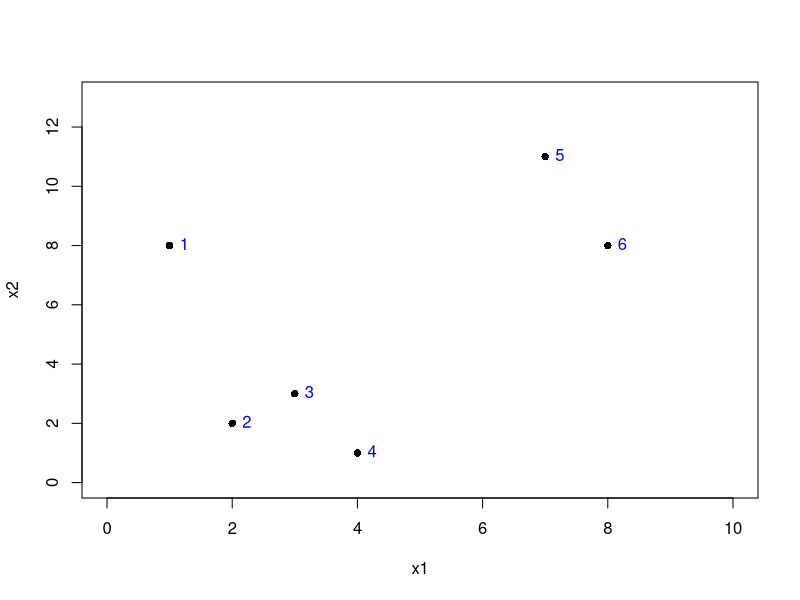
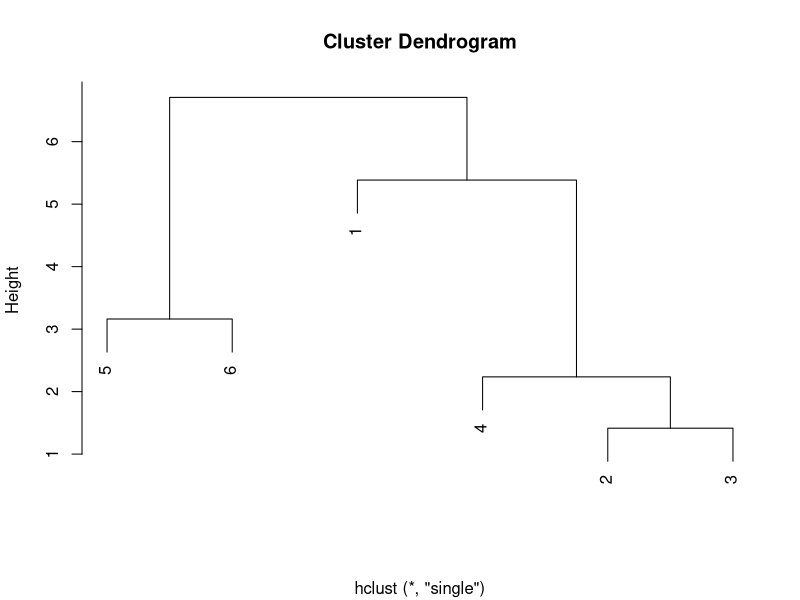
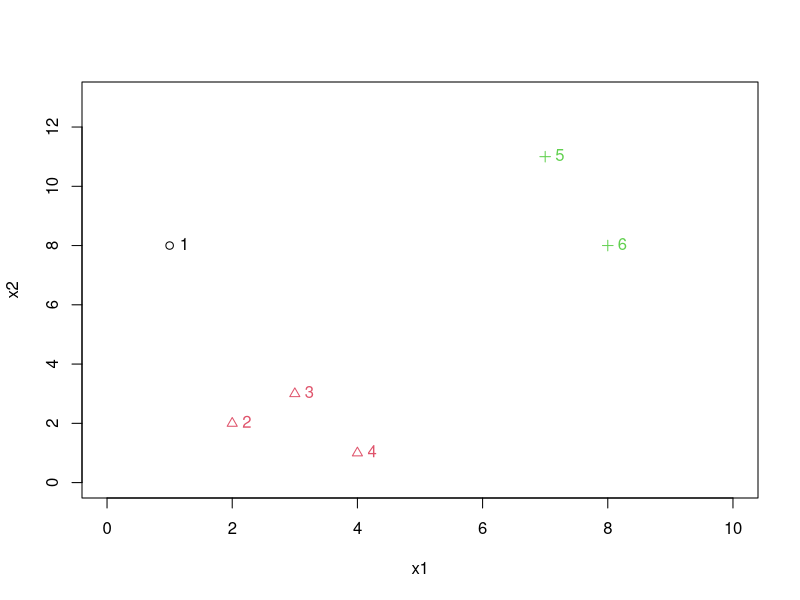
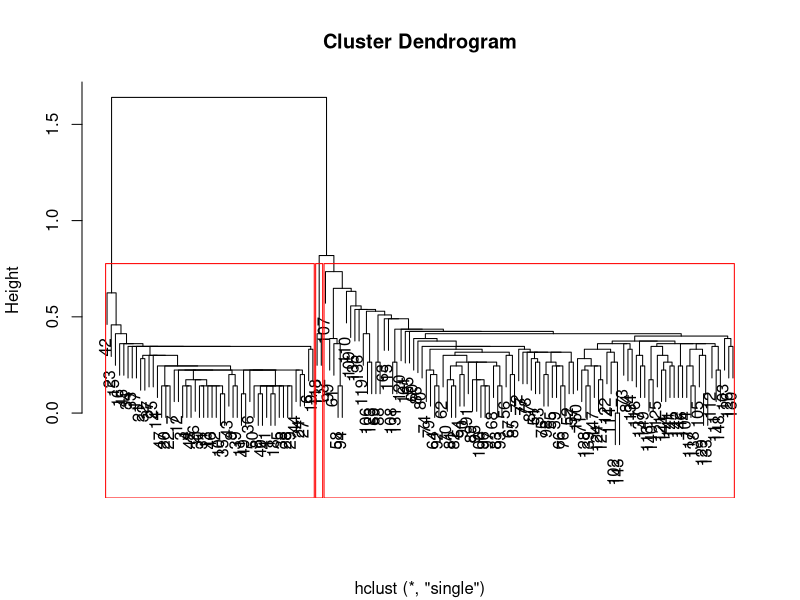
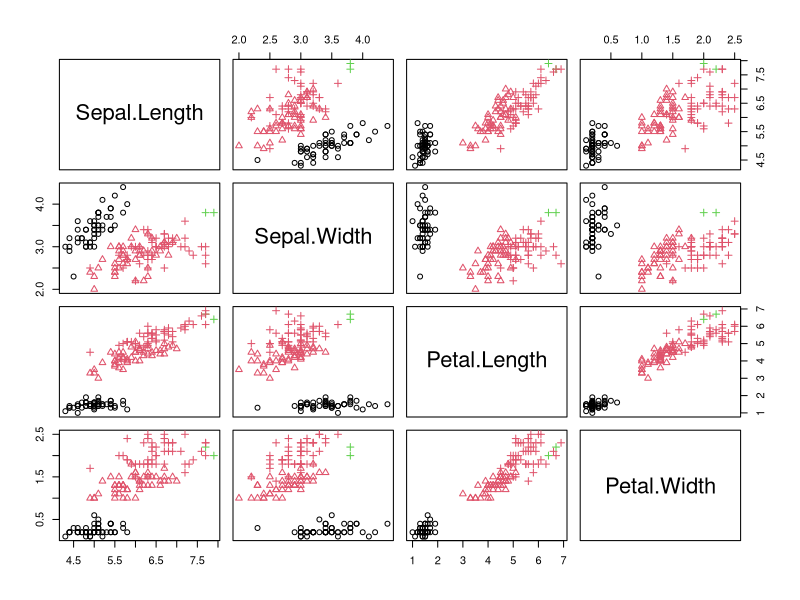
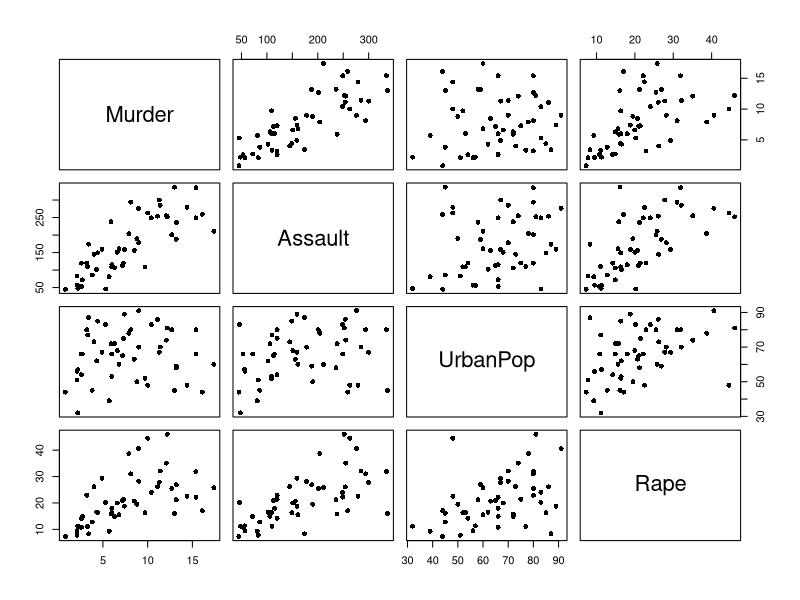
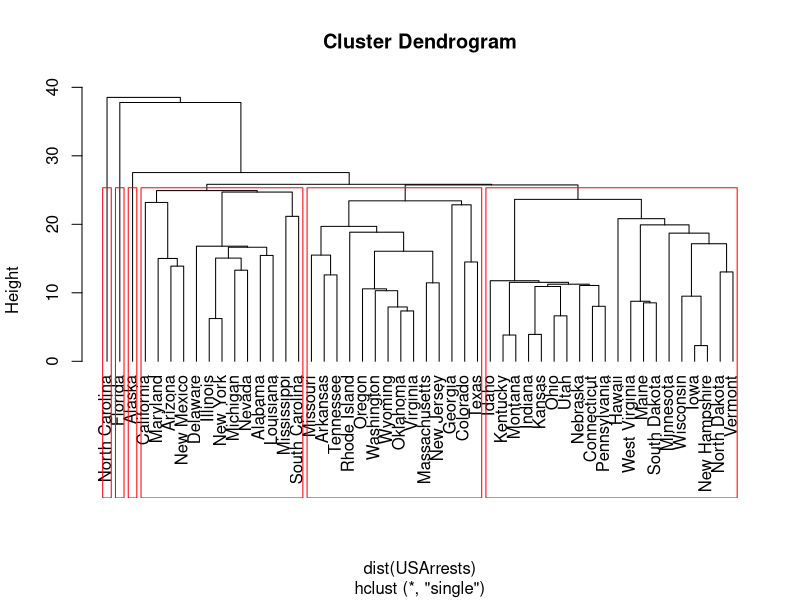
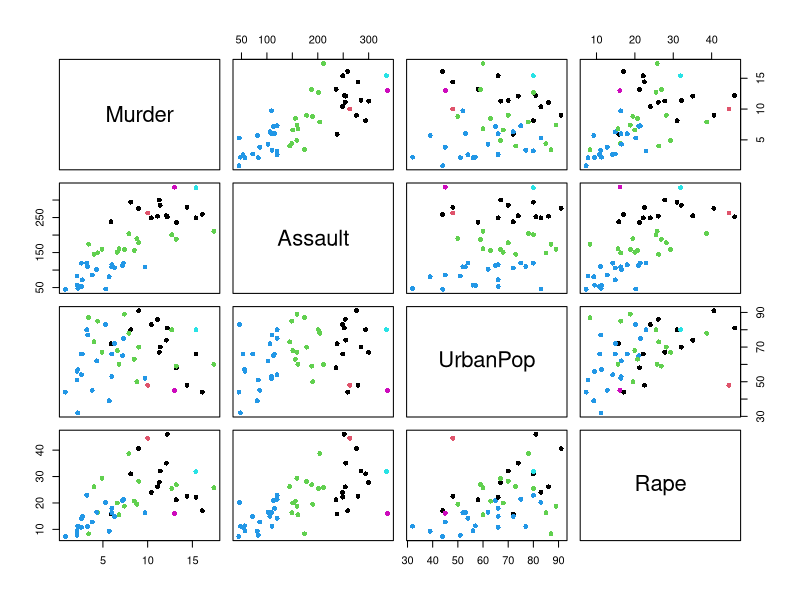

R code for these plots, in order:
## ---- chunk 1
knitr::opts_chunk$set(
  options(digits = 3), # round to 3 digits
  echo = TRUE,
  comment = "#",
  fig.path = "figures/",
  fig.height = 5.5,
  fig.width = 5.5,
  fig.align = "center",
  cache = FALSE,
  warnings = FALSE,
  message = FALSE)
knitr::opts_knit$set(
  root.dir="data/"
  )
## ---- chunk 2
x1 <- c(1, 2, 3, 4, 7, 8) 
x2 <- c(8, 2, 3, 1, 11, 8) 
X <- cbind(x1, x2) 
(X.d <- dist(X, method = "euclidean"))  # default distance 
plot(X, pch =16, xlim = c(0,10), ylim = c(0,13))
text(x1, x2, 1:6, pos = 4, col = "blue")
## ---- chunk 3
# use builtin function hclust() and specify
# method = "single" for single linkage
X.hc.s <- hclust(X.d, method="single")
# using the result in hclust(), cuttree()
# cuts a tree into several groups by either 
# number of groups, say k=3, or the cut height h
cutree(X.hc.s, k = 3) 
## ---- chunk 4
# plotting an `hclust` object creates a dendogram
plot(X.hc.s, xlab = NA)
## ---- chunk 5
plot(X, xlim = c(0,10), ylim = c(0,13), 
     pch = cutree(X.hc.s, 3), 
		 col = cutree(X.hc.s, 3)) 
text(x1, x2, 1:6, pos = 4, col=cutree(X.hc.s, 3))
## ---- chunk 6
# remove, non-numeric column, compute euclidean distance
iris.d <- dist(iris[,-5]) 
iris.hc.s <- hclust(iris.d, method = "single")
# create estimated labels for each obs
table(predicted = cutree(iris.hc.s, k = 3), actual = iris[,5])
plot(iris.hc.s, xlab = NA)
# creates a rectangular cluster border
rect.hclust(iris.hc.s, k = 3, border = "red")
## ---- chunk 7
# specify point type according to species
# specify color by clusters with k = 3
pairs(iris[,-5], pch = unclass(iris[,5]), 
			col = cutree(iris.hc.s, k = 3))
## ---- chunk 8
str(USArrests)
head(USArrests)
pairs(USArrests, pch = 16)
## ---- chunk 9
arrests.hc.s <- hclust(dist(USArrests), method = "single")
# check contents of clusters if number of cluster is specified
table(cutree(arrests.hc.s, k = 2))
table(cutree(arrests.hc.s, k = 3))
table(cutree(arrests.hc.s, k = 4))
table(cutree(arrests.hc.s, k = 5))
table(cutree(arrests.hc.s, k = 6))
table(cutree(arrests.hc.s, k = 7))
table(cutree(arrests.hc.s, k = 8))
## ---- chunk 10
plot(arrests.hc.s, hang = -1) # adjust labels placement
# creates a rectangular cluster border
rect.hclust(arrests.hc.s, k = 6, border = "red")
## ---- chunk 11
# specify point type according to species
# specify color by clusters with k = 3
pairs(USArrests, 
      col = cutree(arrests.hc.s, k = 6), 
      pch = 16)
## ---- chunk 12
# method = "complete" for complete linkage
X.hc.c <- hclust(X.d, method = "complete")
cutree(X.hc.c, k = 3) 
# cluster 1 = {1}, cluster 2 = {2,3,4}
# cluster 3 = {5,6}
plot(X.hc.c)
## ---- chunk 13
plot(X,  xlim = c(0,10), ylim = c(0,13),
     pch = cutree(X.hc.c, 3), 
		 col = cutree(X.hc.c, 3)) 
text(x1,x2, 1:6, pos = 4, col=cutree(X.hc.c, 3))
## ---- chunk 14
iris.hc.c <- hclust(iris.d, method = "complete")  
plot(iris.hc.c)
rect.hclust(iris.hc.c, k =3, border="red")
## ---- chunk 15
# specify point type according to species
# specify color by clusters with k = 3 using cutree()
pairs(iris[,-5], pch = unclass(iris[,5]), 
	      col=cutree(iris.hc.c, k = 3)) 
## ---- chunk 16
arrests.hc.c <- hclust(dist(USArrests), method = "complete")
# check contents of clusters if number of cluster is specified
table(cutree(arrests.hc.c, k = 2))
table(cutree(arrests.hc.c, k = 3))
table(cutree(arrests.hc.c, k = 4))
table(cutree(arrests.hc.c, k = 5))
table(cutree(arrests.hc.c, k = 6))
table(cutree(arrests.hc.c, k = 7))
table(cutree(arrests.hc.c, k = 8))
## ---- chunk 17
plot(arrests.hc.c, hang = -1) # adjust labels placement
# creates a rectangular cluster border
rect.hclust(arrests.hc.c, k = 4, border = "red")
## ---- chunk 18
# specify point type according to species
# specify color by clusters with k = 3
pairs(USArrests, 
      col = cutree(arrests.hc.c, k = 4), 
      pch = 16)
## ---- chunk 19
iris.hc.av <- hclust(iris.d, method = "average")
plot(iris.hc.av)
rect.hclust(iris.hc.av, k =3, border="red")
## ---- chunk 20
pairs(iris[,-5], pch = unclass(iris[,5]), 
	    col = cutree(iris.hc.av, k = 3)) 
## ---- chunk 21
arrests.hc.av <- hclust(dist(USArrests), method = "average")
# check contents of clusters if number of cluster is specified
table(cutree(arrests.hc.av, k = 2))
table(cutree(arrests.hc.av, k = 3))
table(cutree(arrests.hc.av, k = 4))
table(cutree(arrests.hc.av, k = 5))
table(cutree(arrests.hc.av, k = 6))
table(cutree(arrests.hc.av, k = 7))
table(cutree(arrests.hc.av, k = 8))
## ---- chunk 22
plot(arrests.hc.av, hang = -1) # adjust labels placement
# creates a rectangular cluster border
rect.hclust(arrests.hc.av, k = 4, border = "red")
## ---- chunk 23
# specify point type according to species
# specify color by clusters with k = 3
pairs(USArrests, 
      col = cutree(arrests.hc.av, k = 4), 
      pch = 16)
## ---- chunk 24
X <- read.table("T12-5.DAT") 
utility <- X[,-9]
rownames(utility) <- X[,9]
utility.d <- dist(utility) 
# complete linkage
utility.hc.c = hclust(utility.d, method="complete")   
# average linkage
utility.hc.av = hclust(utility.d, method="average") 
plot(as.dendrogram(utility.hc.c), horiz = T,
	main = "Complete linkage HC")
## ---- chunk 25
plot(as.dendrogram(utility.hc.av), horiz = T, 
	main = "Average linkage HC")
